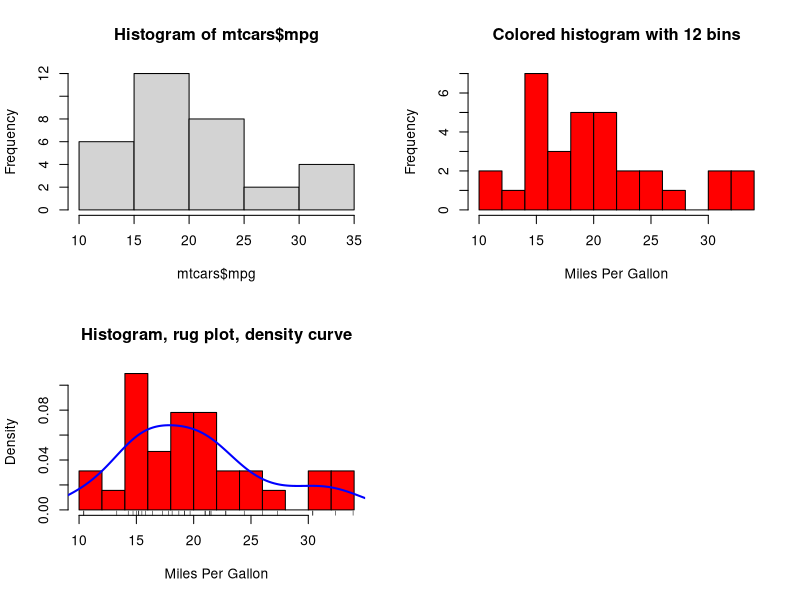

Source code (R):
#Histograms display the distribution of a continuous variable
#The option freq=FALSE creates a plot based on probability densities rather than frequencies.
#The breaks option controls the number of bins. 

par(mfrow=c(2,2))

# Simple histogram
hist(mtcars$mpg)

#With specified bins and color
hist(mtcars$mpg,
     breaks=12,
     col="red",
     xlab="Miles Per Gallon",
     main="Colored histogram with 12 bins")

#With rug plot and frame
hist(mtcars$mpg,
     freq=FALSE,
     breaks=12,
     col="red",
     xlab="Miles Per Gallon",
     main="Histogram, rug plot, density curve")

rug(jitter(mtcars$mpg))
lines(density(mtcars$mpg), col="blue", lwd=2)